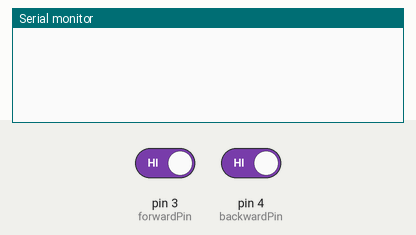
This sketch was run on a simulated Arduino Uno, built with avr-gcc and run on an emulated ATmega328P. Shown: the last lines printed to the serial monitor. The inputs (shaded band) are chosen by the test bench; at power-on: pin 3 (forwardPin) HIGH, pin 4 (backwardPin) HIGH.

Above: at 1.2 s.
1.3 s: pin 3 (forwardPin) driven LOW
At 1.6 s:
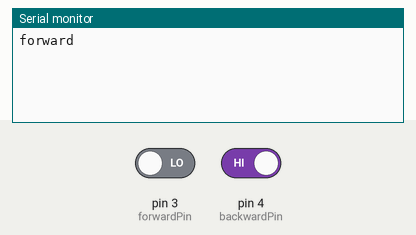
2.8 s: pin 4 (backwardPin) driven LOW
At 4.1 s:
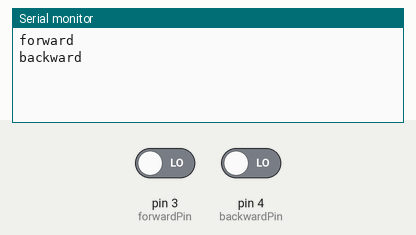

The sketch:

arduino-example.ino
```cpp
const int forwardPin = 3;
const int backwardPin = 4;
int buttonState1 = 0;
int buttonState2 = 0;
int oldButtonState1 = 0;
int oldButtonState2 = 0;

void setup() {
  Serial.begin(115200);
  pinMode(forwardPin, INPUT);
  pinMode(backwardPin, INPUT);
}

void loop() {
  buttonState1 = digitalRead(forwardPin);
  buttonState2 = digitalRead(backwardPin);

  if (buttonState1 == LOW && oldButtonState1 == HIGH) {
    Serial.println("forward");
  }

  if (buttonState2 == LOW && oldButtonState2 == HIGH) {
    Serial.println("backward");
  }

  oldButtonState1 = buttonState1;
  oldButtonState2 = buttonState2;

  delay(10);
}
```

Measured:
- after the input at 1.3 s, the serial monitor: prints a new line at once (image 1)
- after the input at 2.8 s, the serial monitor: prints a new line at once (image 2)
